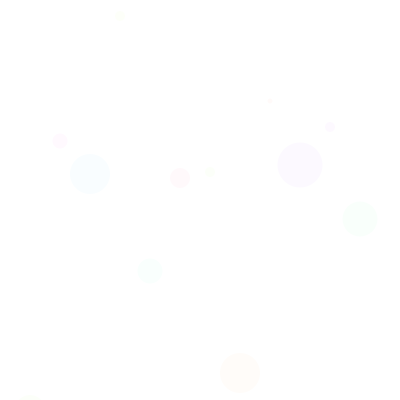
Frame 1 (no input)
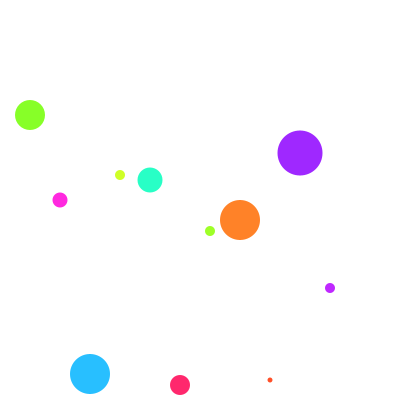
Frame 60 (the mouse pressed at the canvas centre just before this capture)
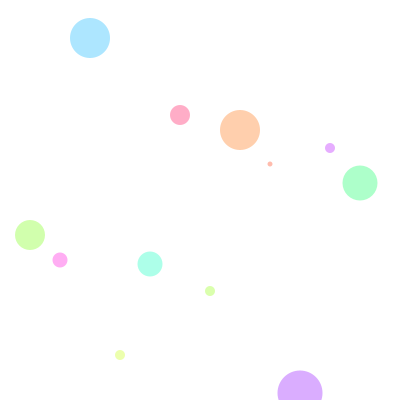
Frame 120 (the mouse held since frame 60 and released just before this capture)

The Processing sketch that drew these frames (run headless with seeded random() and noise(); from frame 60 on, the mouse is pressed at the canvas centre):

// Processing sketch: coloredCircleAnimation
// ── coloredCircleAnimation.pde

int x = 30;                 // 円の中心の x座標の初期値
int[] y,ys;                // 円の中心の y座標
int dx = 30;                // 円の中心間の距離
int[] d;                    // 円の直径
int n = 12;                 // 円の個数
float[] h;               // 円の色相
int a = 0;
int ad = int(random(1,3));

void setup(){
    size(400, 400);
    frameRate(60);
    background(255, 255, 255);
    noStroke();
    d = new int[] { 30, 15, 40, 10, 25, 20, 10, 40, 5, 45, 10, 35 };
    h = new float[n];
    y = new int[n];
    ys = new int[n];
    background(255,255,255);
    for(int i = 0; i < h.length; i++) {
        h[i] = random(0, 360);
        y[i] = int(random(0, height));
        ys[i] = int(random(-10,10));
        if(ys[i]==0){
            ys[i]=1;
        }
    }
    colorMode(HSB, 360, 100, 100);
}

void draw(){
    x=30;
    a+=ad;
    if(a>100||a<0){
        ad=-ad;
    }
    background(0,0,100);
    for(int i = 0; i < n; i++) {
        fill(h[i], a,100);
        if(int(random(0,1))==0){
            ellipse(x, y[i]+d[i], d[i], d[i]);
        }else {
            ellipse(x, y[i]-d[i], d[i], d[i]);
        }
        y[i]+= ys[i];
        if(y[i]<0||y[i]>height){
            ys[i]=-ys[i];
        }
        x = x + dx;
    }
}
